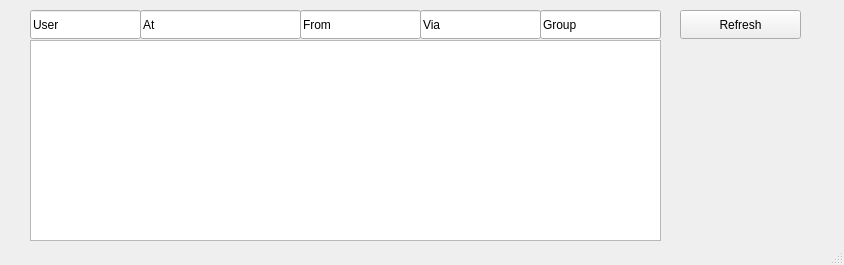
<?xml version="1.0" encoding="UTF-8"?>
<ui version="4.0">
 <class>MainWindow</class>
 <widget class="QMainWindow" name="MainWindow">
  <property name="geometry">
   <rect>
    <x>0</x>
    <y>0</y>
    <width>844</width>
    <height>265</height>
   </rect>
  </property>
  <property name="windowTitle">
   <string>Active users</string>
  </property>
  <widget class="QWidget" name="centralwidget">
   <widget class="QPushButton" name="refreshButton">
    <property name="geometry">
     <rect>
      <x>680</x>
      <y>10</y>
      <width>121</width>
      <height>29</height>
     </rect>
    </property>
    <property name="text">
     <string>Refresh</string>
    </property>
   </widget>
   <widget class="QLineEdit" name="package_2">
    <property name="geometry">
     <rect>
      <x>30</x>
      <y>10</y>
      <width>111</width>
      <height>29</height>
     </rect>
    </property>
    <property name="text">
     <string>User</string>
    </property>
   </widget>
   <widget class="QLineEdit" name="version_2">
    <property name="geometry">
     <rect>
      <x>300</x>
      <y>10</y>
      <width>121</width>
      <height>29</height>
     </rect>
    </property>
    <property name="text">
     <string>From</string>
    </property>
   </widget>
   <widget class="QListWidget" name="userField">
    <property name="geometry">
     <rect>
      <x>30</x>
      <y>40</y>
      <width>631</width>
      <height>201</height>
     </rect>
    </property>
   </widget>
   <widget class="QLineEdit" name="version">
    <property name="geometry">
     <rect>
      <x>140</x>
      <y>10</y>
      <width>161</width>
      <height>29</height>
     </rect>
    </property>
    <property name="text">
     <string>At</string>
    </property>
   </widget>
   <widget class="QLineEdit" name="version_3">
    <property name="geometry">
     <rect>
      <x>420</x>
      <y>10</y>
      <width>121</width>
      <height>29</height>
     </rect>
    </property>
    <property name="text">
     <string>Via</string>
    </property>
   </widget>
   <widget class="QLineEdit" name="version_5">
    <property name="geometry">
     <rect>
      <x>540</x>
      <y>10</y>
      <width>121</width>
      <height>29</height>
     </rect>
    </property>
    <property name="text">
     <string>Group</string>
    </property>
   </widget>
  </widget>
  <widget class="QStatusBar" name="statusbar"/>
 </widget>
 <resources/>
 <connections/>
</ui>
